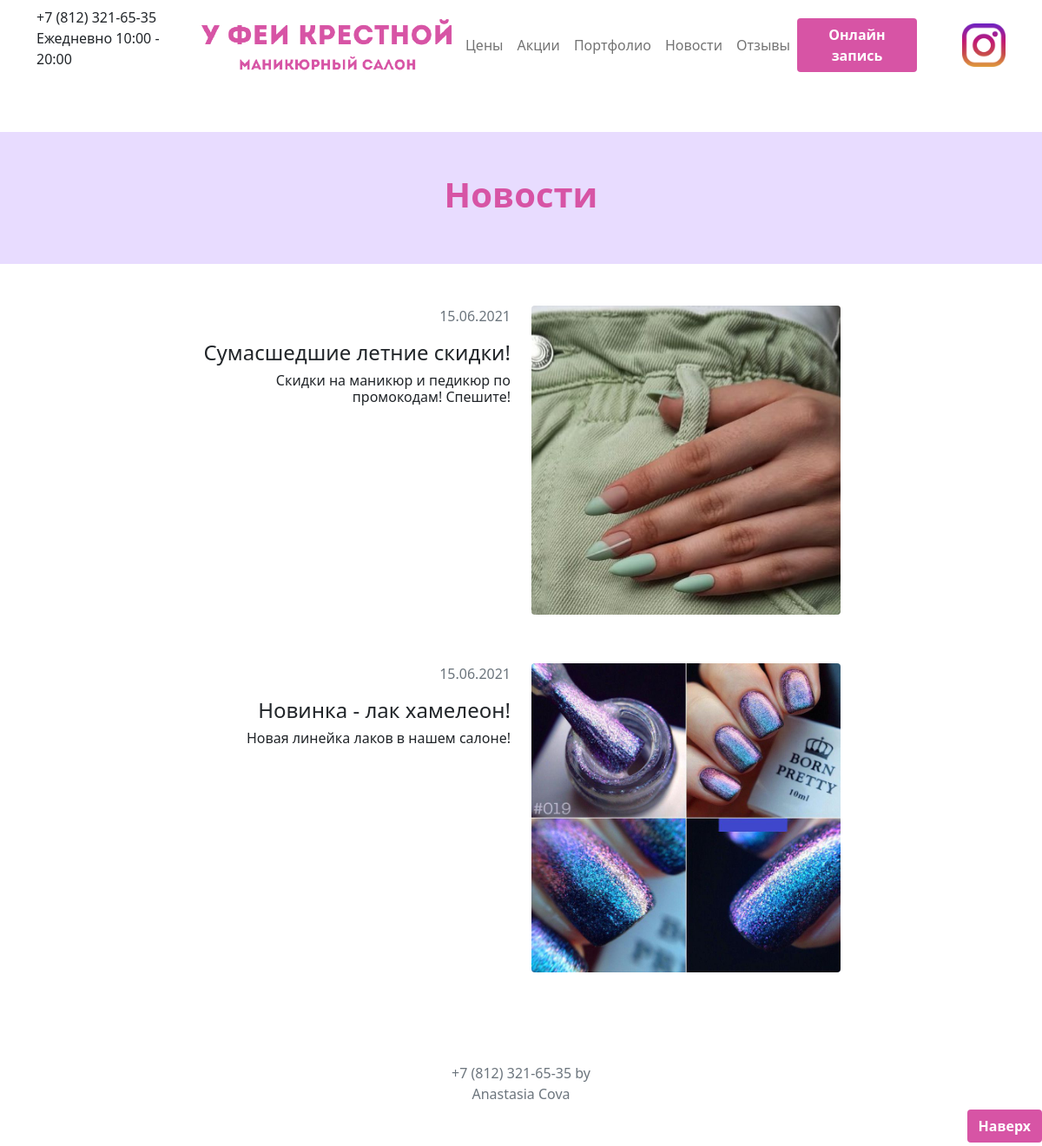
Page /main/news on the earlier database version.
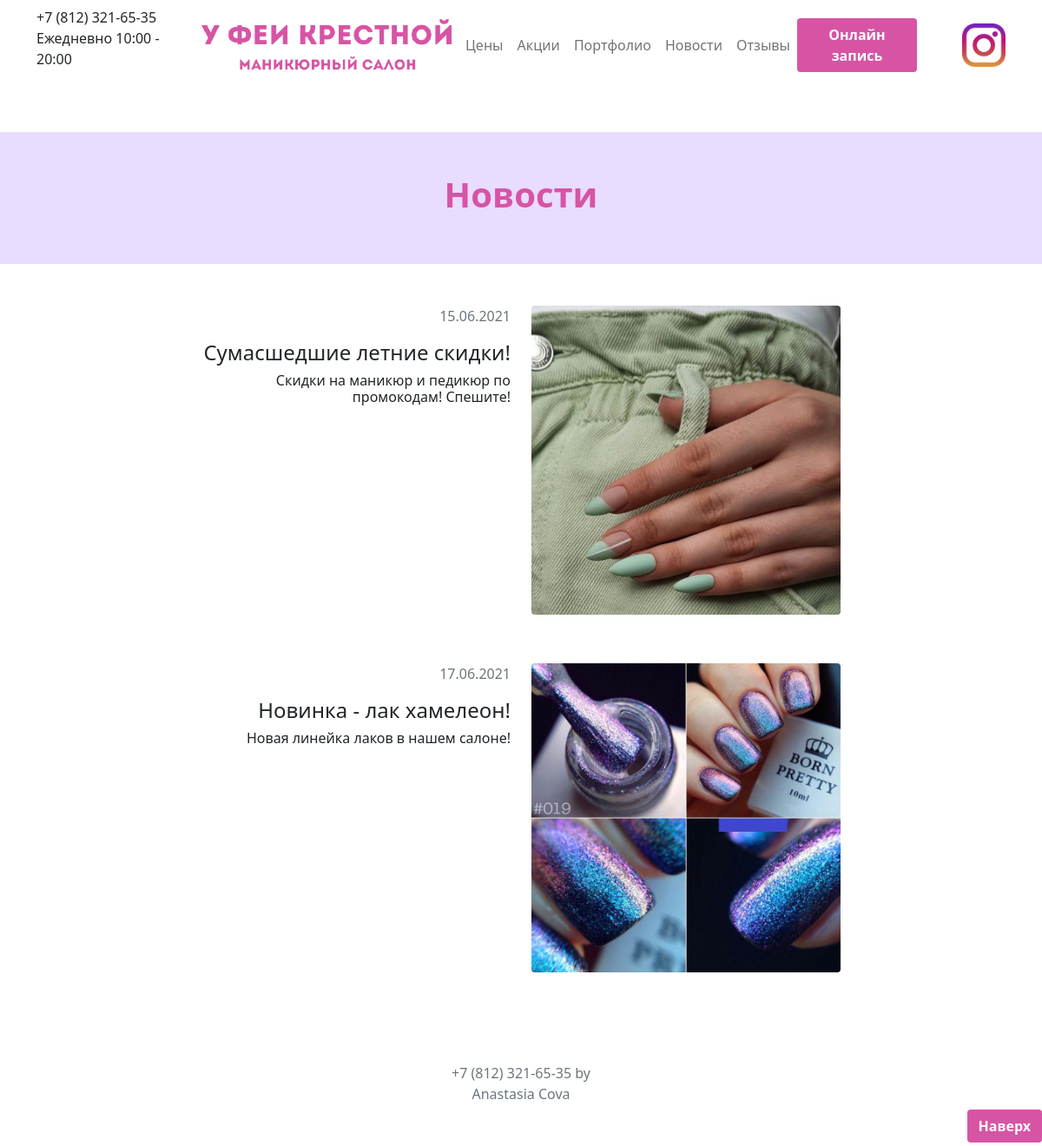
Same page on the later database version.
### main/models.py (models this page shows, shortened)
class News(models.Model):
    new = models.CharField(max_length=50)
    picture = models.ImageField(upload_to='static/main')
    text = models.TextField()
    data = models.DateTimeField(auto_now=True, blank = True)

### main/views.py (the view)
# urls.py: path('news', NewsView.as_view(), name = 'news'),
class NewsView(View):
    def get(self, request):
        prod = News.objects.all()
        return render(request, 'main/news.html', {"prod": prod})

### main/templates/main/news.html (shortened to what this page needs)
{% extends "main/layout.html" %}
{% block content %}
   <head>
</head>
{% load static %}
  <body>
   <section class="py-5 text-center">
    <div class="row py-lg-5" style="background-color: #e8dcff;">
      <div class="col-lg-6 col-md-8 mx-auto">
        <h1 class="fw-bold text-color">Новости</h1>
      </div>
    </div>
  </section>
{% for mynews in prod %}
<div class="container">
    <div class="row justify-content-center">
        <div class="col-md-4 text-end">
            <p class="text-muted">{{ mynews.data | date:"d.m.Y" }}</p>
            <h4>{{ mynews.new }}</h4>
            <h6>{{ mynews.text }}</h6>
        </div>
        <div class="col-md-4 align-self-center">
            <a><img class="img-fluid rounded mb-3 mb-md-0" src='{{ mynews.picture.url }}' alt=""></a>
        </div>
    </div>
    <h1>&nbsp;</h1>
</div>
  {% endfor %}
</div>
  </body>
{% endblock %}

Differences in the rows shown:
changed News "Новинка - лак хамелеон!": data "15.06.2021" → "17.06.2021"
